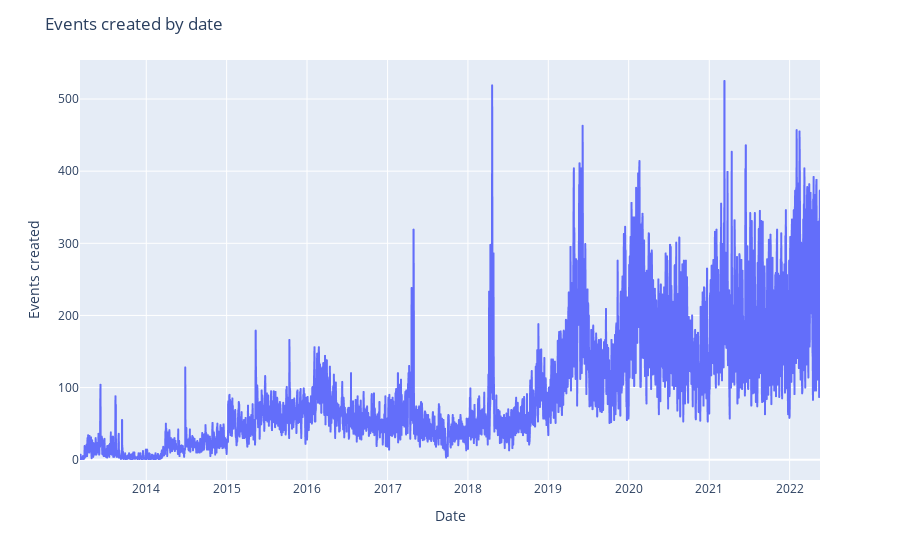

The notebook cell saved with this chart:
### Code cell
fig = px.line(data_frame=history_plt, x=history_plt.index, y="events_created")
fig.update_layout(title='Events created by date',
                   xaxis_title='Date',
                   yaxis_title='Events created')
fig.show()

### Figure 1 — Plotly figure (JSON) as saved in the notebook; plotly's stock layout.template omitted (floating-point values rounded to 4 significant figures; data arrays with more than 128 entries replaced by an {"elided": "..."} marker saying what was removed)
{"data": [{"hovertemplate": "created_at=%{x}<br>events_created=%{y}<extra></extra>", "legendgroup": "", "line": {"color": "#636efa", "dash": "solid"}, "marker": {"symbol": "circle"}, "mode": "lines", "name": "", "showlegend": false, "type": "scattergl", "x": {"elided": "3335 str values"}, "xaxis": "x", "y": {"elided": "3335 int values"}, "yaxis": "y"}], "layout": {"legend": {"tracegroupgap": 0}, "margin": {"t": 60}, "title": {"text": "Events created by date"}, "xaxis": {"anchor": "y", "domain": [0, 1], "title": {"text": "Date"}}, "yaxis": {"anchor": "x", "domain": [0, 1], "title": {"text": "Events created"}}}}
